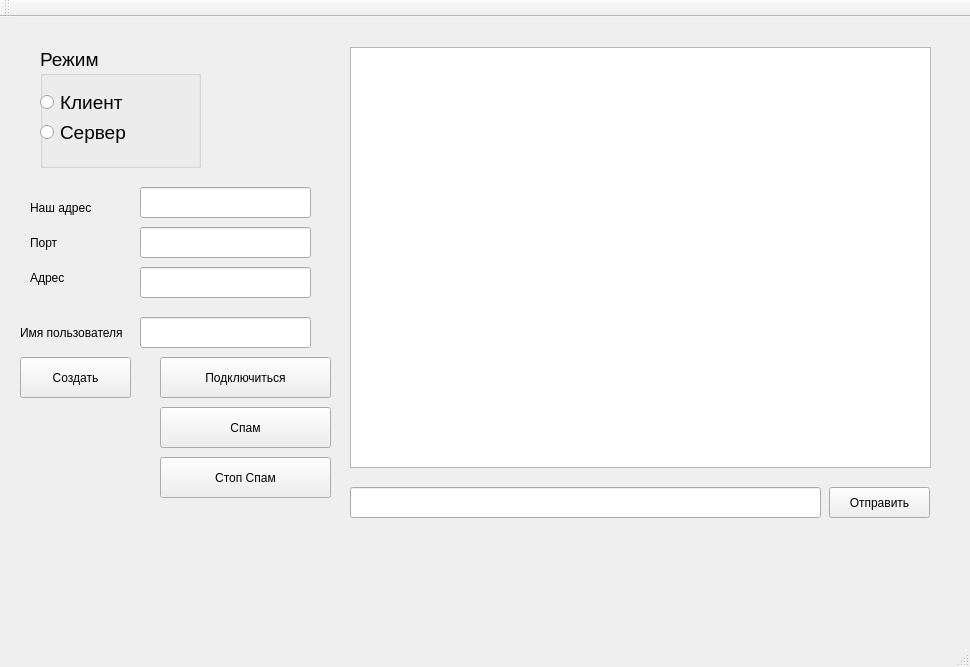
<?xml version="1.0" encoding="UTF-8"?>
<ui version="4.0">
 <class>MainWindow</class>
 <widget class="QMainWindow" name="MainWindow">
  <property name="geometry">
   <rect>
    <x>0</x>
    <y>0</y>
    <width>970</width>
    <height>667</height>
   </rect>
  </property>
  <property name="windowTitle">
   <string>MainWindow</string>
  </property>
  <widget class="QWidget" name="centralWidget">
   <widget class="QGroupBox" name="groupBox">
    <property name="geometry">
     <rect>
      <x>40</x>
      <y>30</y>
      <width>161</width>
      <height>121</height>
     </rect>
    </property>
    <property name="font">
     <font>
      <pointsize>14</pointsize>
     </font>
    </property>
    <property name="title">
     <string>Режим</string>
    </property>
    <widget class="QRadioButton" name="radioButton_client">
     <property name="geometry">
      <rect>
       <x>0</x>
       <y>40</y>
       <width>141</width>
       <height>31</height>
      </rect>
     </property>
     <property name="text">
      <string>Клиент</string>
     </property>
    </widget>
    <widget class="QRadioButton" name="radioButton_server">
     <property name="geometry">
      <rect>
       <x>0</x>
       <y>70</y>
       <width>111</width>
       <height>31</height>
      </rect>
     </property>
     <property name="text">
      <string>Сервер</string>
     </property>
    </widget>
   </widget>
   <widget class="QLabel" name="label_port">
    <property name="geometry">
     <rect>
      <x>30</x>
      <y>210</y>
      <width>47</width>
      <height>31</height>
     </rect>
    </property>
    <property name="text">
     <string>Порт</string>
    </property>
   </widget>
   <widget class="QLabel" name="label_adres">
    <property name="geometry">
     <rect>
      <x>30</x>
      <y>240</y>
      <width>71</width>
      <height>41</height>
     </rect>
    </property>
    <property name="text">
     <string>Адрес</string>
    </property>
   </widget>
   <widget class="QLineEdit" name="lineEdit_port">
    <property name="geometry">
     <rect>
      <x>140</x>
      <y>210</y>
      <width>171</width>
      <height>31</height>
     </rect>
    </property>
   </widget>
   <widget class="QLineEdit" name="lineEdit_adres">
    <property name="geometry">
     <rect>
      <x>140</x>
      <y>250</y>
      <width>171</width>
      <height>31</height>
     </rect>
    </property>
   </widget>
   <widget class="QPushButton" name="pushButton_create">
    <property name="geometry">
     <rect>
      <x>20</x>
      <y>340</y>
      <width>111</width>
      <height>41</height>
     </rect>
    </property>
    <property name="text">
     <string>Создать</string>
    </property>
   </widget>
   <widget class="QPushButton" name="pushButton_connect">
    <property name="geometry">
     <rect>
      <x>160</x>
      <y>340</y>
      <width>171</width>
      <height>41</height>
     </rect>
    </property>
    <property name="text">
     <string>Подключиться</string>
    </property>
   </widget>
   <widget class="QTextEdit" name="textEdit">
    <property name="geometry">
     <rect>
      <x>350</x>
      <y>30</y>
      <width>581</width>
      <height>421</height>
     </rect>
    </property>
    <property name="readOnly">
     <bool>true</bool>
    </property>
   </widget>
   <widget class="QLineEdit" name="lineEdit">
    <property name="geometry">
     <rect>
      <x>350</x>
      <y>470</y>
      <width>471</width>
      <height>31</height>
     </rect>
    </property>
   </widget>
   <widget class="QPushButton" name="pushButton_send">
    <property name="geometry">
     <rect>
      <x>829</x>
      <y>470</y>
      <width>101</width>
      <height>31</height>
     </rect>
    </property>
    <property name="text">
     <string>Отправить</string>
    </property>
   </widget>
   <widget class="QLabel" name="label_ip">
    <property name="geometry">
     <rect>
      <x>30</x>
      <y>180</y>
      <width>71</width>
      <height>21</height>
     </rect>
    </property>
    <property name="text">
     <string>Наш адрес</string>
    </property>
   </widget>
   <widget class="QLineEdit" name="lineEdit_ip">
    <property name="geometry">
     <rect>
      <x>140</x>
      <y>170</y>
      <width>171</width>
      <height>31</height>
     </rect>
    </property>
    <property name="readOnly">
     <bool>true</bool>
    </property>
   </widget>
   <widget class="QPushButton" name="pushButton_spam">
    <property name="geometry">
     <rect>
      <x>160</x>
      <y>390</y>
      <width>171</width>
      <height>41</height>
     </rect>
    </property>
    <property name="text">
     <string>Спам</string>
    </property>
   </widget>
   <widget class="QPushButton" name="pushButton_stopSpam">
    <property name="geometry">
     <rect>
      <x>160</x>
      <y>440</y>
      <width>171</width>
      <height>41</height>
     </rect>
    </property>
    <property name="text">
     <string>Стоп Спам</string>
    </property>
   </widget>
   <widget class="QLabel" name="label_userName">
    <property name="geometry">
     <rect>
      <x>20</x>
      <y>300</y>
      <width>111</width>
      <height>31</height>
     </rect>
    </property>
    <property name="text">
     <string>Имя пользователя</string>
    </property>
   </widget>
   <widget class="QLineEdit" name="lineEdit_userName">
    <property name="geometry">
     <rect>
      <x>140</x>
      <y>300</y>
      <width>171</width>
      <height>31</height>
     </rect>
    </property>
   </widget>
  </widget>
  <widget class="QMenuBar" name="menuBar">
   <property name="geometry">
    <rect>
     <x>0</x>
     <y>0</y>
     <width>970</width>
     <height>21</height>
    </rect>
   </property>
  </widget>
  <widget class="QToolBar" name="mainToolBar">
   <attribute name="toolBarArea">
    <enum>TopToolBarArea</enum>
   </attribute>
   <attribute name="toolBarBreak">
    <bool>false</bool>
   </attribute>
  </widget>
  <widget class="QStatusBar" name="statusBar"/>
 </widget>
 <layoutdefault spacing="6" margin="11"/>
 <resources/>
 <connections/>
</ui>
